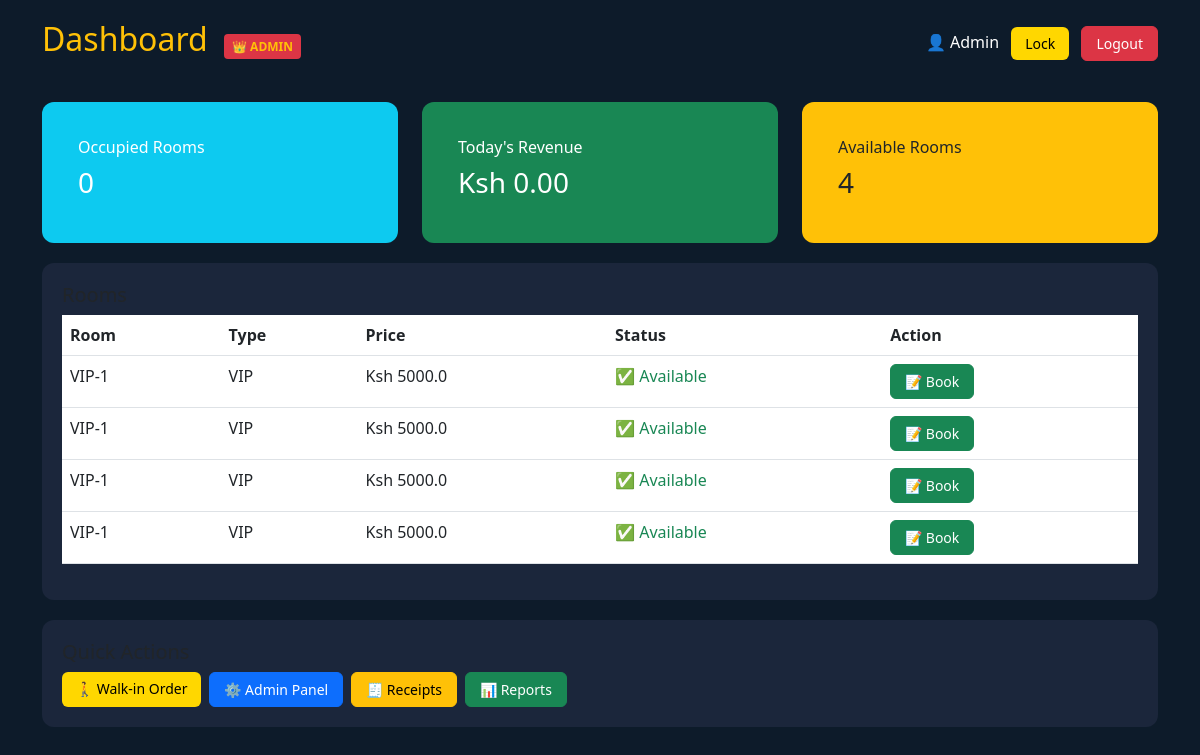
The app's page /dashboard (signed in) with its own data.
### tables this page shows
CREATE TABLE rooms (
    id INTEGER PRIMARY KEY AUTOINCREMENT,
    room_number TEXT,
    type TEXT,
    price REAL,
    status TEXT
);

### app.py (the view)
@app.route('/dashboard')
@login_required
def dashboard():
    cur = get_db().cursor()
    cur.execute("SELECT id, room_number, type, price, status FROM rooms ORDER BY id ASC")
    rooms = cur.fetchall()
    cur.execute("SELECT COUNT(*) FROM rooms WHERE status='occupied'")
    occupied_count = cur.fetchone()[0] or 0
    cur.execute("""
        SELECT COALESCE(SUM(amount), 0)
        FROM receipts
        WHERE DATE(created_at) = DATE('now')
    """)
    today_revenue = cur.fetchone()[0] or 0
    log_action(session.get('user'), session.get('role'), 'VIEW_DASHBOARD', details='Viewed dashboard')
    return render_template('dashboard.html', rooms=rooms, occupied_count=occupied_count, today_revenue=today_revenue)

### app.py (called while the page is built)
def get_db():
    db = getattr(g, '_database', None)
    if db is None:
        db = g._database = sqlite3.connect(DATABASE)
        db.row_factory = sqlite3.Row
    return db

@app.teardown_appcontext
def close_connection(exception):
    db = getattr(g, '_database', None)
    if db is not None:
        db.close()

def login_required(f):
    @wraps(f)
    def decorated_function(*args, **kwargs):
        if 'user' not in session:
            return redirect('/')
        return f(*args, **kwargs)
    return decorated_function

def ensure_activity_log_table():
    try:
        cur = get_db().cursor()
        cur.execute("""
            CREATE TABLE IF NOT EXISTS activity_logs (
                id INTEGER PRIMARY KEY AUTOINCREMENT,
                user_name VARCHAR(100) NOT NULL,
                role VARCHAR(20) NOT NULL,
                action VARCHAR(50) NOT NULL,
                room_id INT NULL,
                item_name VARCHAR(150) NULL,
                quantity INT NOT NULL DEFAULT 0,
                amount DECIMAL(10,2) NOT NULL DEFAULT 0,
                details TEXT NULL,
                created_at TIMESTAMP DEFAULT CURRENT_TIMESTAMP
            )
        """)
        get_db().commit()
    except Exception as e:
        get_db().rollback()

def log_action(user_name, role, action, room_id=None, item_name=None, quantity=0, amount=0, details=None):
    try:
        ensure_activity_log_table()
        cur = get_db().cursor()
        cur.execute("""
            INSERT INTO activity_logs
                (user_name, role, action, room_id, item_name, quantity, amount, details)
            VALUES (?, ?, ?, ?, ?, ?, ?, ?)
        """, (user_name, role, action, room_id, item_name, quantity, amount, details))
        get_db().commit()
        logger.info(f"[{user_name}] {action}: {details}")
    except Exception as e:
        logger.error(f"Error logging action: {e}")
        get_db().rollback()

@app.context_processor
def inject_user():
    return {
        'role': session.get('role'),
        'username': session.get('user'),
        'lounge_name': LOUNGE_NAME,
        'mpesa_paybill': PAYBILL_NUMBER
    }

### templates/dashboard.html (shortened to what this page needs)
<!DOCTYPE html>
<html>
<head>
    <link href="https://cdn.jsdelivr.net/npm/bootstrap@5.3.0/dist/css/bootstrap.min.css" rel="stylesheet">
</head>
<body>
<div class="container">
<div class="header">
    <h2 class="text-warning">
        Dashboard
        {% if role == 'admin' %}
        <span class="admin-badge">👑 ADMIN</span>
        {% endif %}
    </h2>
    <div>
        👤 {{ username }}
        <a href="/lock" class="btn btn-gold btn-small ms-2">Lock</a>
        <a href="/logout" class="btn btn-danger btn-small ms-2">Logout</a>
    </div>
</div>
{% if role == 'admin' %}
<div class="row mt-3 mb-3">
    <div class="col-md-4">
        <div class="card bg-info text-white">
            <div class="card-body">
                <h6>Occupied Rooms</h6>
                <h3>{{ occupied_count }}</h3>
            </div>
        </div>
    </div>
    <div class="col-md-4">
        <div class="card bg-success text-white">
            <div class="card-body">
                <h6>Today's Revenue</h6>
                <h3>Ksh {{ "%.2f"|format(today_revenue) }}</h3>
            </div>
        </div>
    </div>
    <div class="col-md-4">
        <div class="card bg-warning text-dark">
            <div class="card-body">
                <h6>Available Rooms</h6>
                <h3>{{ rooms|length - occupied_count }}</h3>
            </div>
        </div>
    </div>
</div>
{% endif %}
<div class="card">
    <h5>Rooms</h5>
    <table class="table">
        <tr>
            <th>Room</th>
            <th>Type</th>
            <th>Price</th>
            <th>Status</th>
            <th>Action</th>
        </tr>
        {% for r in rooms %}
        <tr>
            <td>{{ r[1] }}</td>
            <td>{{ r[2] }}</td>
            <td>Ksh {{ r[3] }}</td>
            <td>
                {% if r[4] == 'available' %}
                    <span class="text-success">✅ Available</span>
                {% else %}
                    <span class="text-danger">🔴 Occupied</span>
                {% endif %}
            </td>
            <td>
                <div class="action-buttons">
                    {% if r[4] == 'available' %}
                        <button type="button" class="btn btn-success btn-small" data-bs-toggle="modal" data-bs-target="#bookModal{{ r[0] }}">
                            📝 Book
                        </button>
                    {% endif %}
                </div>
            </td>
        </tr>
        {% endfor %}
    </table>
</div>
<div class="card">
    <h5>Quick Actions</h5>
    <div class="d-flex gap-2 flex-wrap">
        <a href="/walkin/order" class="btn btn-gold btn-small">🚶 Walk-in Order</a>
        {% if role == 'admin' %}
            <a href="/admin" class="btn btn-primary btn-small">⚙️ Admin Panel</a>
            <a href="/receipts" class="btn btn-warning btn-small">🧾 Receipts</a>
            <a href="/reports" class="btn btn-success btn-small">📊 Reports</a>
        {% endif %}
    </div>
</div>
</div>
</body>
</html>

### templates/dashboard.html (style rules this page uses)
body { background:#0d1b2a; color:white; }
.header { display:flex; justify-content:space-between; align-items:center; margin-top:20px; }
.card { background:#1b263b; border:none; border-radius:12px; padding:20px; margin-top:20px; }
.btn-gold { background:#ffd700; color:black; border:none; }
.btn-small { padding:6px 14px; font-size:14px; }
table { color:white; }
.admin-badge { background: #dc3545; padding: 4px 8px; border-radius: 4px; font-size: 12px; font-weight: bold; margin-left: 8px; }
.action-buttons { display: flex; gap: 6px; flex-wrap: wrap; }

### records on screen
rooms: room_number "VIP-1", type "VIP", price "5000.0", status "✅ Available"
rooms: room_number "VIP-1", type "VIP", price "5000.0", status "✅ Available"
rooms: room_number "VIP-1", type "VIP", price "5000.0", status "✅ Available"
rooms: room_number "VIP-1", type "VIP", price "5000.0", status "✅ Available"

### other values on screen
{{ username }} "Admin"
{{ occupied_count }} "0"
{{ "%.2f"|format(today_revenue) }} "0.00"
{{ rooms|length - occupied_count }} "4"
